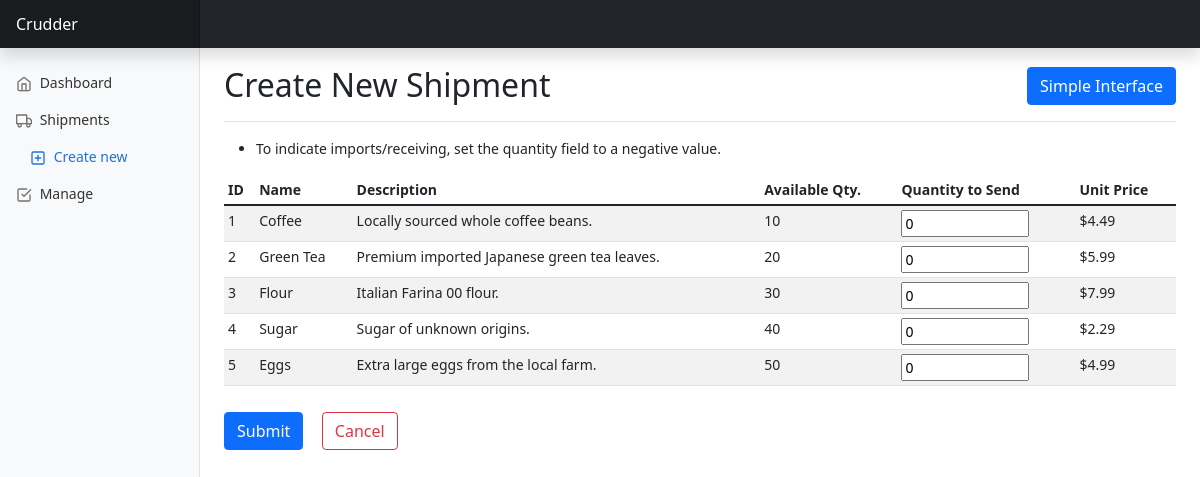
/shipments/advanced, run on an earlier commit of the app's database.
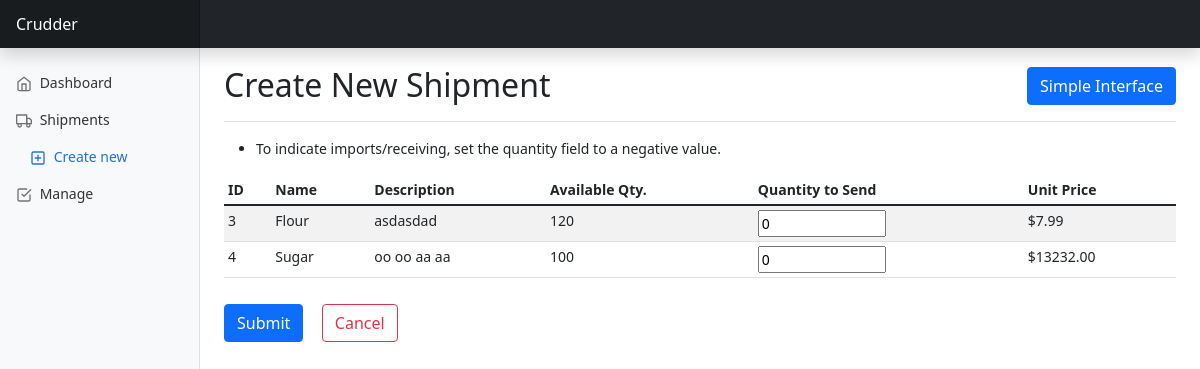
And on a later commit of the database.
### tables this page shows
CREATE TABLE inventory (
  item_id INTEGER,
  quantity INTEGER,
  FOREIGN KEY(item_id) REFERENCES items(id)
);

CREATE TABLE items (
  id INTEGER PRIMARY KEY AUTOINCREMENT,
  name TEXT,
  description TEXT,
  price REAL
);

### app.py (the view, shortened to what this page needs)
@app.route('/shipments/advanced', methods=['GET', 'POST'])
def shipments_advanced():
    conn = db.get_db_connection()
    inventory = db.execute_query(
        conn=conn,
        query=constants.GET_INVENTORY_QUERY
    ).fetchall()
    conn.close()
    return render_template('shipments/advanced.html', inventory=inventory)

### db.py (called while the page is built)
def get_db_connection(db='database.db'):
    conn = sqlite3.connect(db)
    conn.row_factory = sqlite3.Row
    return conn

def get_db_cursor(conn):
    return conn.cursor()

def execute_query(conn, query, args=None):
    cursor = get_db_cursor(conn)
    if args:
        cursor.execute(query, args)
    else:
        cursor.execute(query)
    conn.commit()
    return cursor

### templates/shipments/advanced.html (shortened to what this page needs)
{% extends "base.html" %}
{% block sidebar %}
  <li class="nav-item">
    <a class="nav-link" href="/index">
      <span data-feather="home"></span>
      Dashboard
    </a>
  </li>
  <li class="nav-item">
    <a class="nav-link" href="/shipments">
      <span data-feather="truck"></span>
      Shipments
    </a>
    <ul class="nav flex-column">
      <li class="nav-item"><a class="nav-link active" aria-current="page" href="/manage/create">
        <span data-feather="plus-square"></span>
        Create new
      </a>
      </li>
    </ul>
  </li>
  <li class="nav-item">
    <a class="nav-link" href="/manage">
      <span data-feather="check-square"></span>
      Manage
    </a>
  </li>
{% endblock %}
{% block header %}Create New Shipment{% endblock %}
{% block task_buttons %}
  <a href="/shipments/create" class="btn btn-primary">Simple Interface</a>
{% endblock %}
{% block content %}
<ul><li>To indicate imports/receiving, set the quantity field to a negative value.</li></ul>
<div class="table-responsive form-group">
  <form method="post">
    <table class="table table-striped table-sm">
      <thead>
        <tr>
          <th scope="col">ID</th>
          <th scope="col">Name</th>
          <th scope="col">Description</th>
          <th scope="col">Available Qty.</th>
          <th scope="col">Quantity to Send</th>
          <th scope="col">Unit Price</th>
        </tr>
      </thead>
      <tbody>
      {% for item in inventory %}
        <tr>
          <td>{{ item["id"] }}</td>
          <td>{{ item["name"] }}</td>
          <td>{{ item["description"] }}</td>
          <td>{{ item["quantity"] }}</td>
          <td><label>
              <input type="number" min="-1000000" max="{{ item["quantity"] }}" name="{{ item["id"] }}-qty" value="0">
          </label></td>
          <td>{{ "${:.2f}".format(item["price"]) }}</td>
        </tr>
      {% endfor %}
      </tbody>
    </table>
    <h1>
      <button type="submit" class="btn btn-primary me-2">Submit</button>
      <a href="/shipments"><button type="button" class="btn btn-outline-danger">Cancel</button></a>
    </h1>
  </form>
  </div>
{% endblock %}

What changed in the data, as far as the page shows it:
no longer on this page (row edited): inventory: id "1", name "Coffee", description "Locally sourced whole coffee beans.", quantity "10"
removed items: price "$4.49"
no longer on this page (row edited): inventory: id "2", name "Green Tea", description "Premium imported Japanese green tea leaves.", quantity "20"
removed items: price "$5.99"
no longer on this page (row edited): inventory: id "5", name "Eggs", description "Extra large eggs from the local farm.", quantity "50"
removed items: price "$4.99"
changed inventory "Flour": description "Italian Farina 00 flour." → "asdasdad"; quantity "30" → "120"
changed inventory "Sugar": description "Sugar of unknown origins." → "oo oo aa aa"; quantity "40" → "100"
changed items (number 2 of 2 on the later page): price "$2.29" → "$13232.00"
